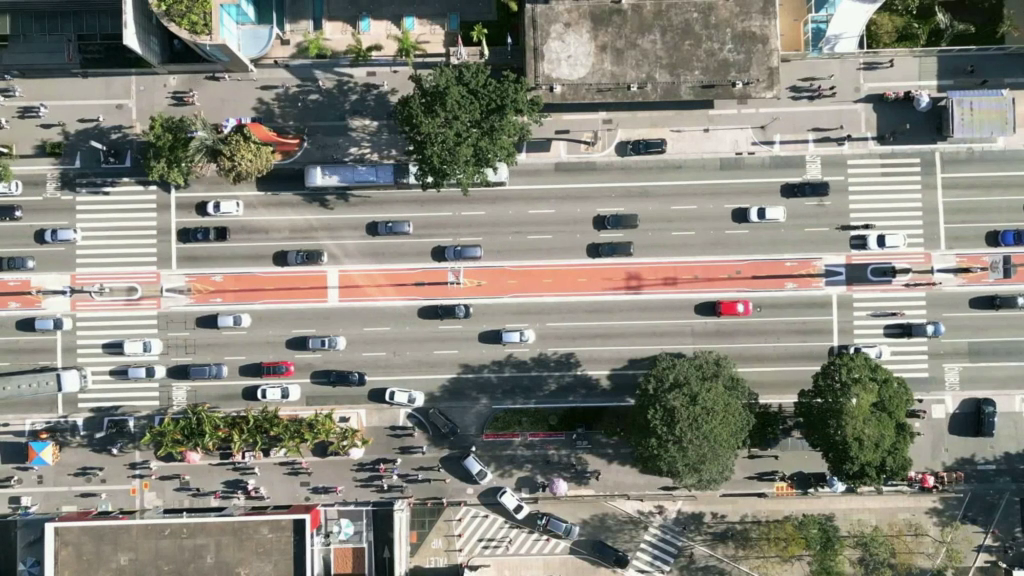
#> input picture frame 6 of Detection_EXP/video0/aligned_video2_input.mp4, 1024 x 576 px, given in place of test.mp4, which was not available
$ python test_canny_sobel_mAP.py   (older library calls are emulated)
#> lines starting #> are read from the running program, lines starting #| are printed output that depends on the picture; pictures that were not available may be replaced by others from this repository, and a replacement may not be noted
#> in dual_video_object_detection_with_diff, frame is the input picture: shape (576, 1024, 3); mean B, G, R 124.2, 134.4, 135.5
import cv2
import numpy as np
from collections import deque
from tqdm import tqdm

def calculate_metrics(all_detections, iou_threshold=0.5):
    """
    計算多個偵測指標，包括 Precision, Recall, F1, Average IoU, 和 mAP@50
    """
    total_tp, total_fp, total_fn = 0, 0, 0
    iou_list = []
    ap_list = []  # 儲存每幀的 AP 用於計算 mAP

    for pred_boxes, gt_boxes in all_detections:
        matches = []
        used_gt_idx = set()  # 用於追踪已匹配的 Ground Truth

        for pred_box in pred_boxes:
            best_iou = 0
            best_gt_idx = -1

            for gt_idx, gt_box in enumerate(gt_boxes):
                if gt_idx not in used_gt_idx:  # 確保此 Ground Truth 未被匹配
                    iou = calculate_iou(pred_box, gt_box)
                    if iou > best_iou and iou >= iou_threshold:
                        best_iou = iou
                        best_gt_idx = gt_idx

            if best_gt_idx != -1:
                matches.append((pred_box, gt_boxes[best_gt_idx], best_iou))
                used_gt_idx.add(best_gt_idx)
                iou_list.append(best_iou)

        # 計算 TP, FP, FN
        tp = len(matches)
        fp = len(pred_boxes) - tp
        fn = len(gt_boxes) - tp

        total_tp += tp
        total_fp += fp
        total_fn += fn

        # 計算 Precision 和 Recall 曲線
        precisions, recalls = [], []
        for t in range(0, 101, 10):  # Recall 以 0.1 間隔取點
            recall_threshold = t / 100
            recall = tp / (tp + fn) if (tp + fn) > 0 else 0
            precision = tp / (tp + fp) if (tp + fp) > 0 else 0
            precisions.append(precision)
            recalls.append(recall)

        # 計算每幀的 AP
        ap = 0
        for r in np.linspace(0, 1, 11):  # 11點插值法
            prec_at_r = [p for p, rec in zip(precisions, recalls) if rec >= r]
            if prec_at_r:
                ap += max(prec_at_r)
        ap /= 11
        ap_list.append(ap)

    # 計算總體指標
    precision = total_tp / (total_tp + total_fp) if (total_tp + total_fp) > 0 else 0
    recall = total_tp / (total_tp + total_fn) if (total_tp + total_fn) > 0 else 0
    f1_score = 2 * precision * recall / (precision + recall) if (precision + recall) > 0 else 0
    avg_iou = np.mean(iou_list) if iou_list else 0
    map50 = np.mean(ap_list) if ap_list else 0

    return precision, recall, f1_score, avg_iou, map50
def manual_label_with_diff(frame, diff_frame, pred_boxes,sobel_boxes,canny_boxes):
    """手動標註物件，返回標註的邊界框，同時顯示差分結果的檢測框"""
    boxes = []
    current_box = []
    clone_left = frame.copy()
    clone_right = frame.copy()

    if False:
        for box in sobel_boxes:
            x, y, w, h = box
            cv2.rectangle(clone_right, (x, y), (x + w, y + h), (255, 0, 0), 2)
            # 在右側顯示的原影片上繪製預測邊界框

        for box in canny_boxes:
            x, y, w, h = box
            cv2.rectangle(clone_right, (x, y), (x + w, y + h), (0, 0, 255), 2)

            # 在右側顯示的原影片上繪製預測邊界框
    for box in pred_boxes:
        x, y, w, h = box
        cv2.rectangle(clone_right, (x, y), (x + w, y + h), (0, 255, 0), 2)
        # 在右側顯示的原影片上繪製預測邊界框

    combined_display = np.hstack((clone_left, clone_right))  # 並排顯示左側原影片與右側含預測框的原影片

    # [12 lines left out: function draw_rectangle, not called in this run]

    cv2.imshow("Manual Labeling", combined_display)
    cv2.setMouseCallback("Manual Labeling", draw_rectangle)

    while True:
        key = cv2.waitKey(1)
        if key == ord('q'):  # 按 q 結束標註
            break
    cv2.destroyWindow("Manual Labeling")
    return boxes
# [20 lines left out: functions convert_to_bbox_format, calculate_iou, not called in this run]

def image_process(img):
    """圖像處理函數，計算 Sobel 梯度"""
    dstx = cv2.Sobel(img, cv2.CV_32F, 1, 0)
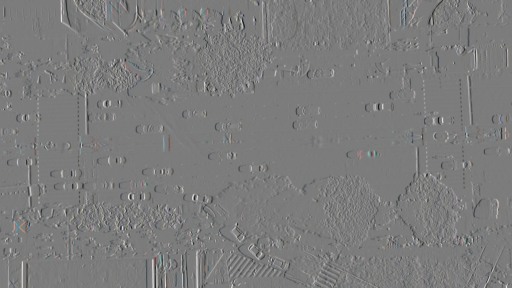
#> dstx: shape (576, 1024, 3) float32 (shown at 1/2 size); mean B, G, R 0.1, 0.1, 0.1; drawn with min black and max white
    dsty = cv2.Sobel(img, cv2.CV_32F, 0, 1)
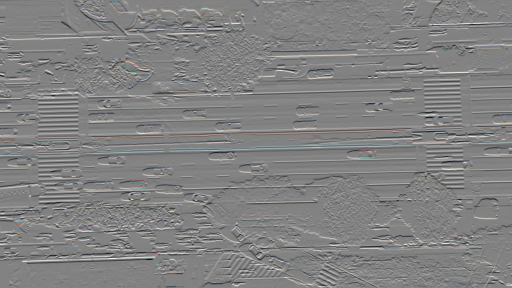
#> dsty: shape (576, 1024, 3) float32 (shown at 1/2 size); mean B, G, R 0.4, 0.4, 0.6; drawn with min black and max white
    dstx = cv2.convertScaleAbs(dstx)
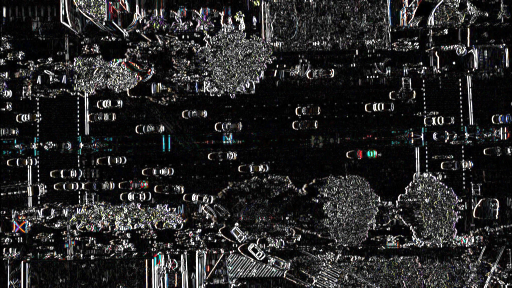
#> dstx: shape (576, 1024, 3) (shown at 1/2 size); mean B, G, R 38.1, 38, 38.5
    dsty = cv2.convertScaleAbs(dsty)
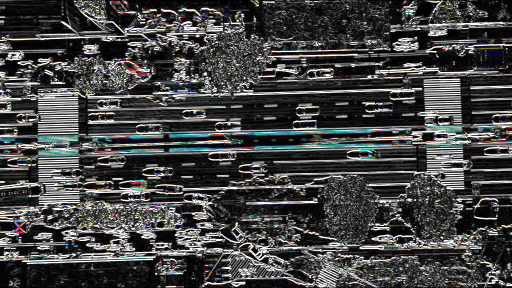
#> dsty: shape (576, 1024, 3) (shown at 1/2 size); mean B, G, R 68.8, 68.9, 68.7
    dst = cv2.addWeighted(dstx, 0.5, dsty, 0.5, 0)
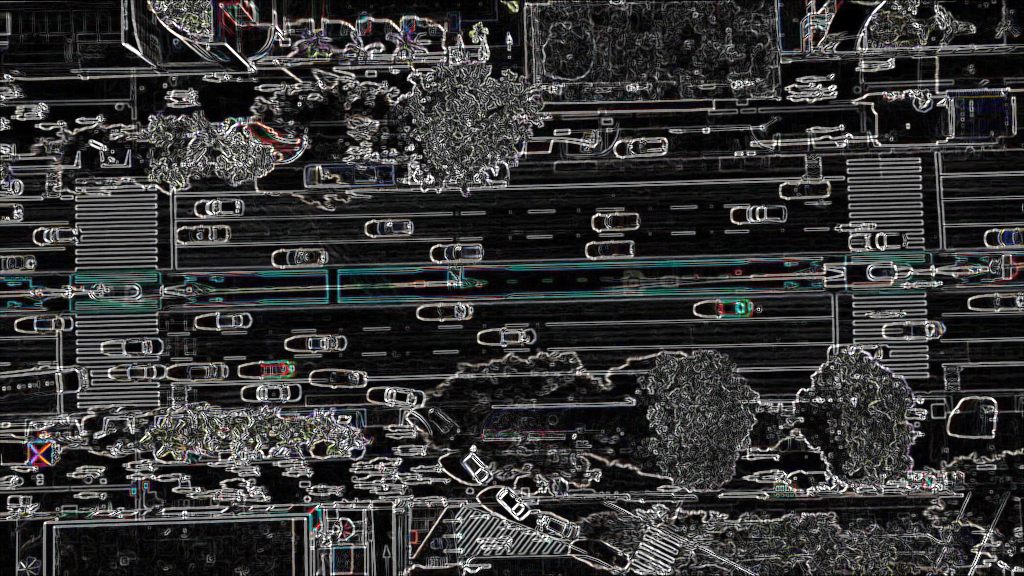
#> dst: shape (576, 1024, 3); mean B, G, R 53.5, 53.4, 53.6
    return dst

def generate_candidate_boxes(edge_img):
    """根據邊緣圖生成候選框"""
    contours, _ = cv2.findContours(edge_img, cv2.RETR_EXTERNAL, cv2.CHAIN_APPROX_SIMPLE)
    boxes = []
    for contour in contours:
        if cv2.contourArea(contour) < 10:
            continue
        x, y, w, h = cv2.boundingRect(contour)
        boxes.append((x, y, w, h))
    return boxes

def calculate_overlap_ratio(box1, box2):
    """計算兩個框的重疊區域佔比（IOU）"""
    x1, y1, w1, h1 = box1
    x2, y2, w2, h2 = box2

    # 計算交集
    inter_x1 = max(x1, x2)
    inter_y1 = max(y1, y2)
    inter_x2 = min(x1 + w1, x2 + w2)
    inter_y2 = min(y1 + h1, y2 + h2)

    # 沒有交集
    if inter_x1 >= inter_x2 or inter_y1 >= inter_y2:
        return 0.0

    # 計算交集面積
    intersection_area = (inter_x2 - inter_x1) * (inter_y2 - inter_y1)

    # 計算聯合區域面積
    box1_area = w1 * h1
    box2_area = w2 * h2
    union_area = box1_area + box2_area - intersection_area

    # 返回重疊比例（IOU）
    return intersection_area / union_area

def dual_video_object_detection_with_diff(video_path, frame_gap, max_frames=1, overlap_threshold=0.2):
    cap = cv2.VideoCapture(video_path)

    if not cap.isOpened():
        print("Error: 無法開啟視頻檔案")
        return

    frames_buffer = deque(maxlen=frame_gap)
    all_detections = []  # 儲存所有幀的檢測結果
    total_frames = int(cap.get(cv2.CAP_PROP_FRAME_COUNT))

    print("開始處理視頻...")
    frame_count = 0
    with tqdm(total=min(max_frames, total_frames)) as pbar:
        while frame_count < max_frames:
            ret, frame = cap.read()
            if not ret:
                break

            processed_frame = image_process(frame)
            frames_buffer.append(processed_frame)

            if len(frames_buffer) < frame_gap:
                continue

            prev_frame = frames_buffer[-frame_gap]
            frame_diff = cv2.absdiff(prev_frame, processed_frame)

            # 差分處理
            _, sobel_thresh = cv2.threshold(frame_diff, 25, 255, cv2.THRESH_BINARY)
            if len(sobel_thresh.shape) != 2:
                sobel_thresh = cv2.cvtColor(sobel_thresh, cv2.COLOR_BGR2GRAY)
            sobel_boxes = generate_candidate_boxes(sobel_thresh)

            # Canny 邊緣檢測
            gray_frame = cv2.cvtColor(frame, cv2.COLOR_BGR2GRAY)
            canny_edges = cv2.Canny(gray_frame, 10, 30)
            canny_boxes = generate_candidate_boxes(canny_edges)

            # 比較重疊框，篩選最終框
            final_boxes = []
            for canny_box in canny_boxes:
                for sobel_box in sobel_boxes:
                    overlap_ratio = calculate_overlap_ratio(canny_box, sobel_box)
                    if overlap_ratio >= overlap_threshold:
                        final_boxes.append(canny_box)
                        break

            # 手動標註
            print(f"請手動標註第 {frame_count + 1} 幀的物件，按 Q 結束標註...")
            gt_boxes = manual_label_with_diff(frame, sobel_thresh, final_boxes,sobel_boxes,canny_boxes)

            # 儲存檢測結果
            all_detections.append((final_boxes, gt_boxes))
            frame_count += 1
            pbar.update(1)
            if cv2.waitKey(1) & 0xFF == ord('q'):
                break

    precision, recall, f1_score, avg_iou, map50 = calculate_metrics(all_detections)
#> in calculate_metrics, `total_tp, total_fp, total_fn = 0, 0, 0`: total_tp = 0
#> the loop in calculate_metrics, `for pred_boxes, gt_boxes in all_detections:` made 1 pass
#> (total_tp, total_fp, total_fn) on pass 1: (0, 104, 0)
#> after the loop in calculate_metrics, `for pred_boxes, gt_boxes in all_detections:`: ap_list = [0]; iou_list = []; total_fn = 0; total_fp = 104; total_tp = 0
#> precision = 0; recall = 0; f1_score = 0; avg_iou = 0; map50 = 0

    print("\n評估結果:")
    print(f"Precision: {precision:.4f}")
#| Precision: 0.0000
    print(f"Recall: {recall:.4f}")
#| Recall: 0.0000
    print(f"F1-Score: {f1_score:.4f}")
#| F1-Score: 0.0000
    print(f"Average IoU: {avg_iou:.4f}")
#| Average IoU: 0.0000
    print(f"mAP@50: {map50:.4f}")
#| mAP@50: 0.0000

    cap.release()
    cv2.destroyAllWindows()


if __name__ == "__main__":
    video_path = r"images\test.mp4"
    dual_video_object_detection_with_diff(video_path, frame_gap=10, max_frames=5)

$ run again, starting later in the video
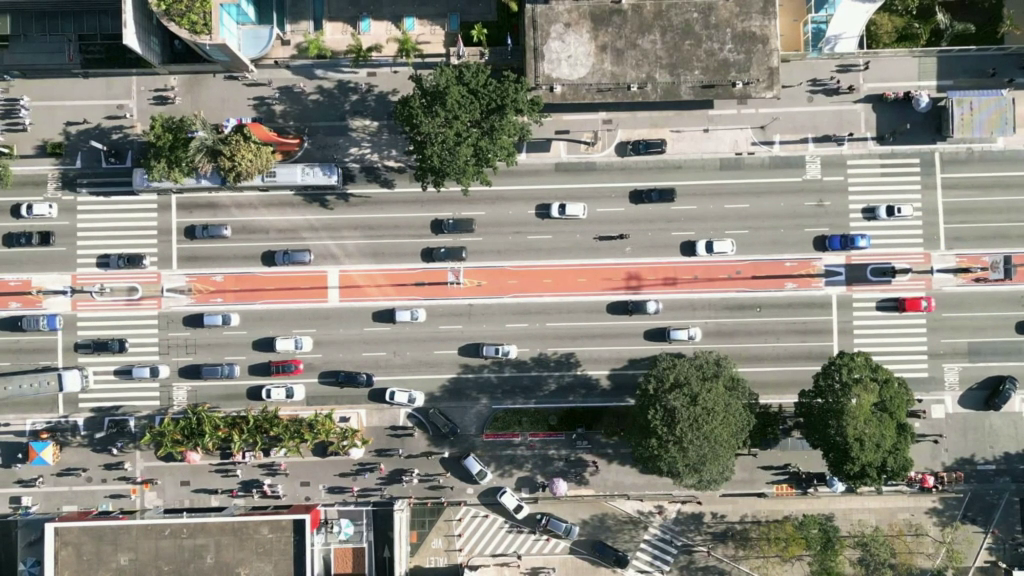
#> input picture frame 27 of Detection_EXP/video0/aligned_video2_input.mp4, 1024 x 576 px, given in place of test.mp4, which was not available
#> in dual_video_object_detection_with_diff, frame is the input picture: shape (576, 1024, 3); mean B, G, R 124, 134, 135.2
#> in image_process, `dsty = cv2.convertScaleAbs(dsty)`:
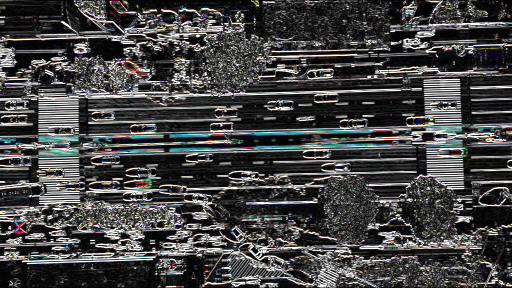
#> dsty: shape (576, 1024, 3) (shown at 1/2 size); mean B, G, R 69.1, 69.2, 69.3
#> in image_process, `dst = cv2.addWeighted(dstx, 0.5, dsty, 0.5, 0)`:
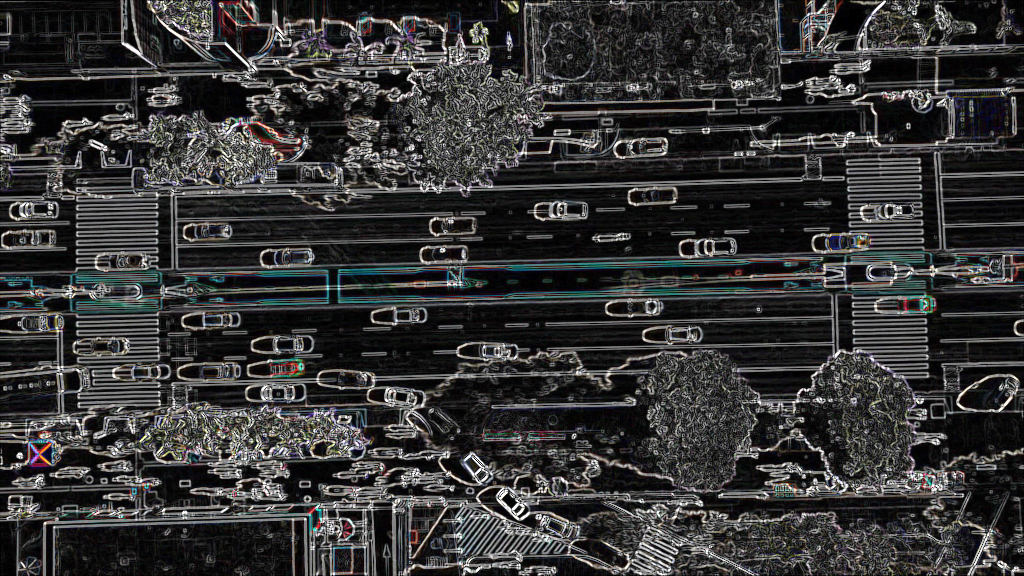
#> dst: shape (576, 1024, 3); mean B, G, R 53.8, 53.8, 54.2
#> in calculate_metrics, `total_tp, total_fp, total_fn = 0, 0, 0`: total_tp = 0
#> the loop in calculate_metrics, `for pred_boxes, gt_boxes in all_detections:` made 1 pass
#> (total_tp, total_fp, total_fn) on pass 1: (0, 95, 0)
#> after the loop in calculate_metrics, `for pred_boxes, gt_boxes in all_detections:`: ap_list = [0]; iou_list = []; total_fn = 0; total_fp = 95; total_tp = 0
#| Precision: 0.0000
#| Recall: 0.0000
#| F1-Score: 0.0000
#| Average IoU: 0.0000
#| mAP@50: 0.0000

$ run again, starting later in the video
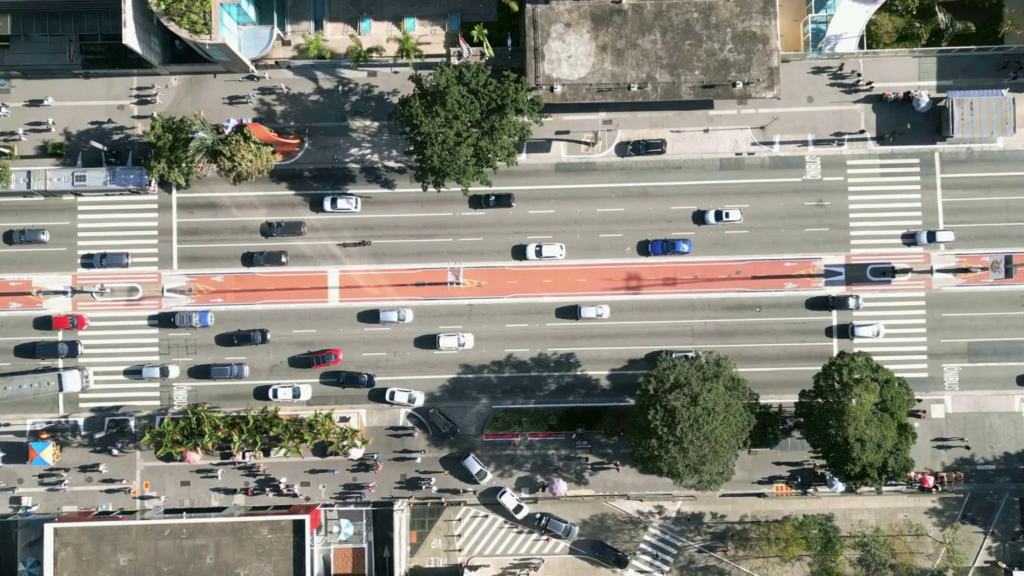
#> input picture frame 48 of Detection_EXP/video0/aligned_video2_input.mp4, 1024 x 576 px, given in place of test.mp4, which was not available
#> in dual_video_object_detection_with_diff, frame is the input picture: shape (576, 1024, 3); mean B, G, R 124.5, 134.4, 135.4
#> in image_process, `dstx = cv2.convertScaleAbs(dstx)`:
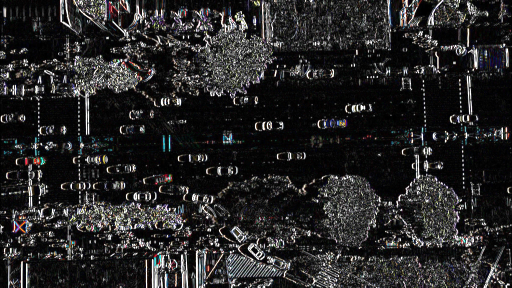
#> dstx: shape (576, 1024, 3) (shown at 1/2 size); mean B, G, R 38.6, 38.4, 39.2
#> in image_process, `dst = cv2.addWeighted(dstx, 0.5, dsty, 0.5, 0)`:
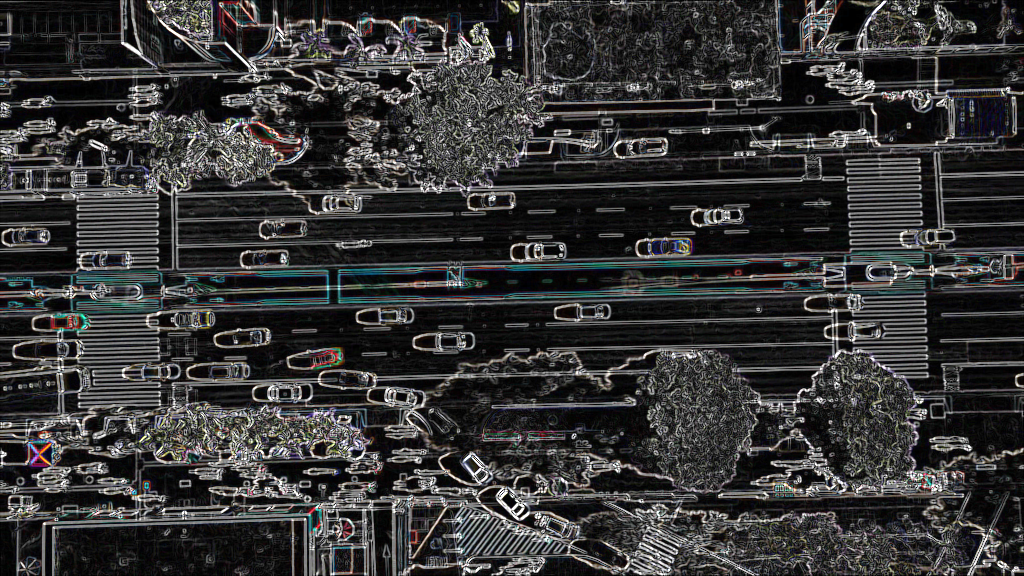
#> dst: shape (576, 1024, 3); mean B, G, R 53.9, 53.9, 54.3
#> in calculate_metrics, `total_tp, total_fp, total_fn = 0, 0, 0`: total_tp = 0
#> the loop in calculate_metrics, `for pred_boxes, gt_boxes in all_detections:` made 1 pass
#> (total_tp, total_fp, total_fn) on pass 1: (0, 98, 0)
#> after the loop in calculate_metrics, `for pred_boxes, gt_boxes in all_detections:`: ap_list = [0]; iou_list = []; total_fn = 0; total_fp = 98; total_tp = 0
#| Precision: 0.0000
#| Recall: 0.0000
#| F1-Score: 0.0000
#| Average IoU: 0.0000
#| mAP@50: 0.0000
